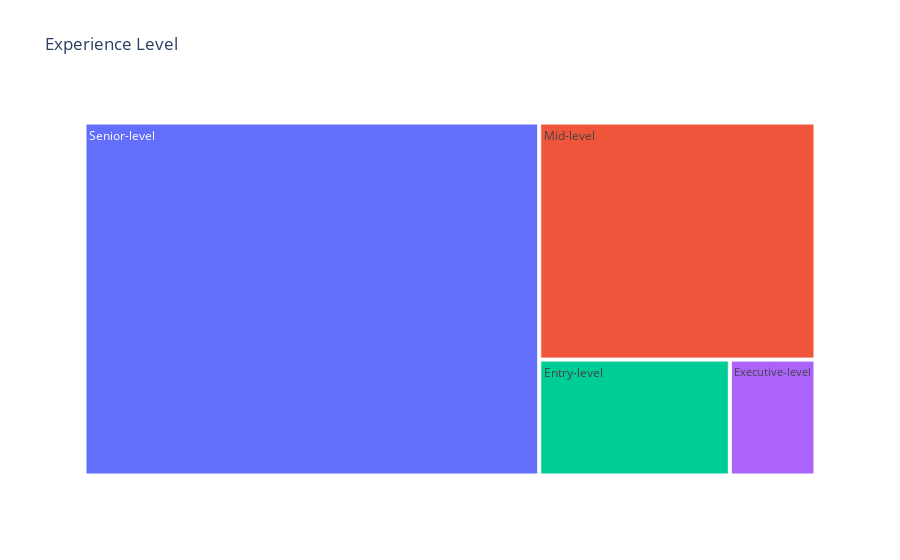

The code cell stored with this chart in its notebook:
### Markdown cell above
<a id='2'></a>
<h2 style="background-color: #f6f5f5; color: #fe346e; font-size: 35px; font-family: garamond; font-weight: normal; border-radius: 100px 100px; text-align: center; border: 5px solid #FF0000;">2 ˚Visualization of Dataset˚</h2>

### Code cell
ex_level = df['experience_level'].value_counts()
fig = px.treemap(ex_level, path = [ex_level.index], values = ex_level.values, title = 'Experience Level')
fig.show()

### Figure 1 — Plotly figure (JSON) as saved in the notebook; plotly's stock layout.template omitted (floating-point values rounded to 4 significant figures)
{"data": [{"branchvalues": "total", "domain": {"x": [0, 1], "y": [0, 1]}, "hovertemplate": "labels=%{label}<br>value=%{value}<br>parent=%{parent}<br>id=%{id}<extra></extra>", "ids": ["Entry-level", "Executive-level", "Mid-level", "Senior-level"], "labels": ["Entry-level", "Executive-level", "Mid-level", "Senior-level"], "name": "", "parents": ["", "", "", ""], "type": "treemap", "values": [565, 254, 1675, 4105]}], "layout": {"legend": {"tracegroupgap": 0}, "title": {"text": "Experience Level"}}}
